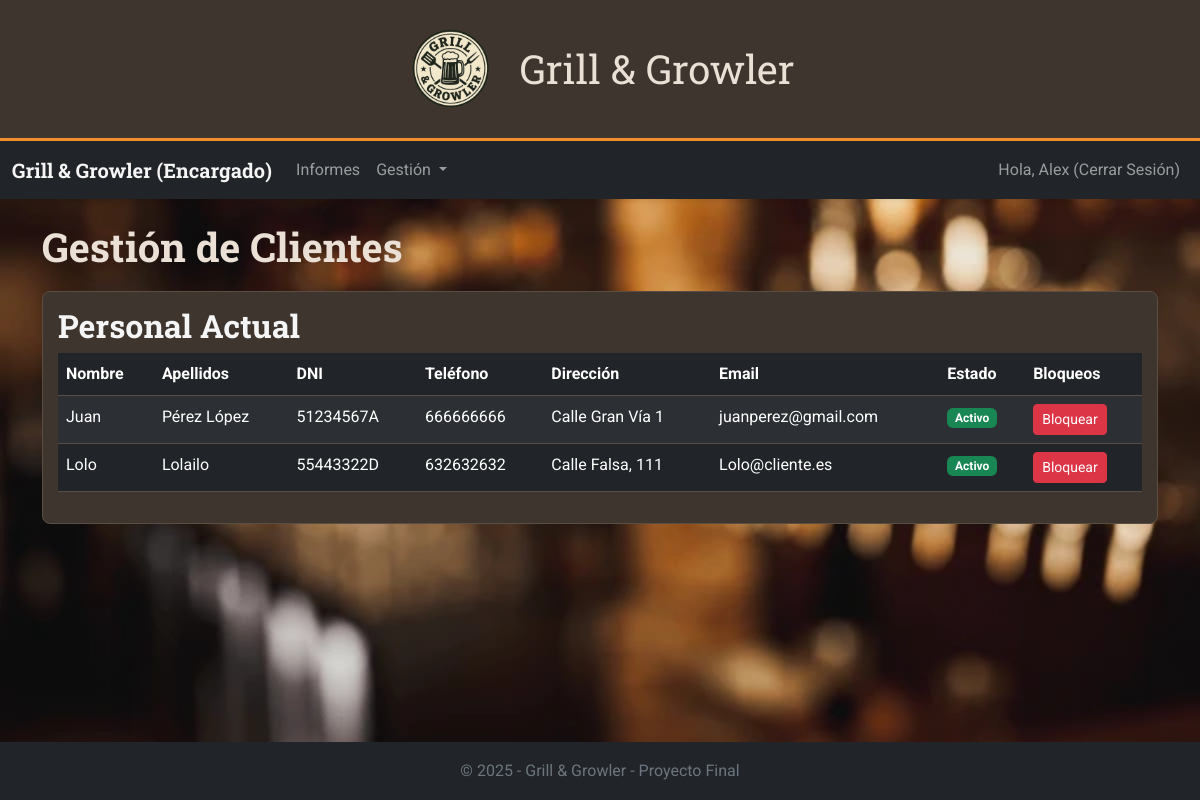
/Bootstrap/encargado/gestion_clientes.php (signed in), run on the app's committed database.
### tables this page shows
CREATE TABLE `usuarios` (
  `dni` varchar(10) NOT NULL,
  `nombre` varchar(50) NOT NULL,
  `apellidos` varchar(50) NOT NULL,
  `telefono` varchar(50) NOT NULL,
  `direccion` varchar(50) NOT NULL,
  `email` varchar(50) NOT NULL,
  `passwd` varchar(50) NOT NULL,
  `rol` int(11) NOT NULL COMMENT '1-encargado\r\n2-empleado\r\n3-cliente',
  `estado` tinyint(1) NOT NULL
);

### Bootstrap/encargado/gestion_clientes.php (the view, shortened to what this page needs)
<?php
include("../includes/conexion.php");
?>
<!DOCTYPE html>
<html lang="es">
<head>
    <link rel="stylesheet" href="../css/bootstrap.min.css">
    <link rel="stylesheet" href="../css/style.css">
</head>
<body class="d-flex flex-column min-vh-100">
    <?php include '../includes/header.php'; ?>
    <?php include 'navbar_encargado.php'; ?>
    <main class="container mt-4 flex-grow-1">
        <div class="d-flex justify-content-between align-items-center mb-3">
            <h1 class="titulo" style="margin-top: 0; margin-bottom: 0;">Gestión de Clientes</h1>
        </div>
        <div class="caja">
            <h2>Personal Actual</h2>
            <div class="table-responsive">
                <table class="table table-dark table-striped table-hover">
                    <thead>
                        <tr>
                            <th>Nombre</th>
                            <th>Apellidos</th>
                            <th>DNI</th>
                            <th>Teléfono</th>
                            <th>Dirección</th>
                            <th>Email</th>
                            <th>Estado</th>
                            <th>Bloqueos</th>
                        </tr>
                    </thead>
                    <tbody>
                        <?php
                        $consulta_productos = "SELECT * FROM usuarios WHERE rol=3";
                        $result = mysqli_query($conn, $consulta_productos);
                        if (mysqli_num_rows($result) > 0) {
                            while ($row = mysqli_fetch_array($result)) {
                                $nombre = $row['nombre'];
                                $apellidos = $row['apellidos'];
                                $dni = $row['dni'];
                                $telefono = $row['telefono'];
                                $direccion = $row['direccion'];
                                $email = $row['email'];
                                if ($row['estado'] == 0) {
                                    $estado = 'Activo';
                                    $color = 'success';
                                    $bloquear = false;
                                } else {
                                    $estado = 'Bloqueado';
                                    $color = 'danger';
                                    $bloquear = true;
                                }
                                echo "<tr>";
                                echo "<td>" . ($nombre) . "</td>";
                                echo "<td>" . ($apellidos) . "</td>";
                                echo "<td>" . ($dni) . "</td>";
                                echo "<td>" . ($telefono) . "</td>";
                                echo "<td>" . ($direccion) . "</td>";
                                echo "<td>" . ($email) . "</td>";
                                echo "<td><span class='badge bg-" . $color . "'>" . ($estado) . "</td>";
                                echo "<td>
                                        <form action='gestion_clientes.php' method='POST'>
                                            <input type='hidden' name='dni' value='$dni'>";
                                if (!$bloquear) {
                                    echo "<button type='submit' name='bloquear' class='btn btn-danger btn-sm'>Bloquear</button>";
                                } else {
                                    echo "<button type='submit' name='activar' class='btn btn-success btn-sm'>Activar</button>";
                                }
                                echo "</form>
                                        </td>";
                                echo "</tr>";
                            }
                        }
                        ?>
                    </tbody>
                </table>
            </div>
        </div>
    </main>
    <?php include '../includes/footer.php'; ?>
</body>
</html>

### data on the page
usuarios: nombre "Juan", apellidos "Pérez López", dni "51234567A", telefono "666666666", direccion "Calle Gran Vía 1", email "juanperez@gmail.com", estado "Activo", shows "Bloquear"
usuarios: nombre "Lolo", apellidos "Lolailo", dni "55443322D", telefono "632632632", direccion "Calle Falsa, 111", email "Lolo@cliente.es", estado "Activo", shows "Bloquear"

### other printed values
$_SESSION['nombre'] "Alex"
